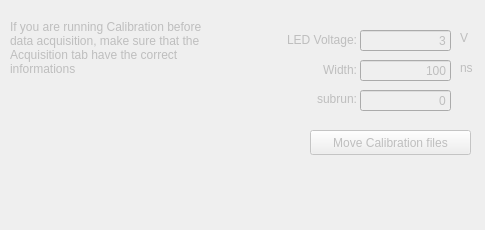
    <widget class="QWidget" name="tab_2">
     <property name="enabled">
      <bool>false</bool>
     </property>
     <property name="acceptDrops">
      <bool>false</bool>
     </property>
     <attribute name="title">
      <string>Calibration</string>
     </attribute>
     <widget class="QLineEdit" name="led_width">
      <property name="geometry">
       <rect>
        <x>360</x>
        <y>60</y>
        <width>91</width>
        <height>21</height>
       </rect>
      </property>
      <property name="text">
       <string>100</string>
      </property>
      <property name="alignment">
       <set>Qt::AlignRight|Qt::AlignTrailing|Qt::AlignVCenter</set>
      </property>
     </widget>
     <widget class="QLabel" name="LED_voltage">
      <property name="geometry">
       <rect>
        <x>256</x>
        <y>30</y>
        <width>101</width>
        <height>20</height>
       </rect>
      </property>
      <property name="text">
       <string>LED Voltage:</string>
      </property>
      <property name="alignment">
       <set>Qt::AlignRight|Qt::AlignTrailing|Qt::AlignVCenter</set>
      </property>
     </widget>
     <widget class="QLineEdit" name="led_voltage">
      <property name="geometry">
       <rect>
        <x>360</x>
        <y>30</y>
        <width>91</width>
        <height>21</height>
       </rect>
      </property>
      <property name="text">
       <string>3</string>
      </property>
      <property name="alignment">
       <set>Qt::AlignRight|Qt::AlignTrailing|Qt::AlignVCenter</set>
      </property>
      <property name="readOnly">
       <bool>false</bool>
      </property>
     </widget>
     <widget class="QLabel" name="width">
      <property name="geometry">
       <rect>
        <x>266</x>
        <y>60</y>
        <width>91</width>
        <height>20</height>
       </rect>
      </property>
      <property name="text">
       <string>Width:</string>
      </property>
      <property name="alignment">
       <set>Qt::AlignRight|Qt::AlignTrailing|Qt::AlignVCenter</set>
      </property>
     </widget>
     <widget class="QLabel" name="label_8">
      <property name="geometry">
       <rect>
        <x>460</x>
        <y>30</y>
        <width>16</width>
        <height>16</height>
       </rect>
      </property>
      <property name="text">
       <string>V</string>
      </property>
     </widget>
     <widget class="QLabel" name="label_9">
      <property name="geometry">
       <rect>
        <x>460</x>
        <y>60</y>
        <width>16</width>
        <height>16</height>
       </rect>
      </property>
      <property name="text">
       <string>ns</string>
      </property>
     </widget>
     <widget class="QPushButton" name="button_movefile_2">
      <property name="geometry">
       <rect>
        <x>310</x>
        <y>130</y>
        <width>161</width>
        <height>25</height>
       </rect>
      </property>
      <property name="text">
       <string>Move Calibration files</string>
      </property>
     </widget>
     <widget class="QLabel" name="Information">
      <property name="geometry">
       <rect>
        <x>10</x>
        <y>20</y>
        <width>201</width>
        <height>201</height>
       </rect>
      </property>
      <property name="autoFillBackground">
       <bool>false</bool>
      </property>
      <property name="text">
       <string>If you are running Calibration before data acquisition, make sure that the Acquisition tab have the correct informations</string>
      </property>
      <property name="textFormat">
       <enum>Qt::AutoText</enum>
      </property>
      <property name="scaledContents">
       <bool>false</bool>
      </property>
      <property name="alignment">
       <set>Qt::AlignLeading|Qt::AlignLeft|Qt::AlignTop</set>
      </property>
      <property name="wordWrap">
       <bool>true</bool>
      </property>
     </widget>
     <widget class="QLineEdit" name="subrun_2">
      <property name="geometry">
       <rect>
        <x>360</x>
        <y>90</y>
        <width>91</width>
        <height>21</height>
       </rect>
      </property>
      <property name="text">
       <string>0</string>
      </property>
      <property name="alignment">
       <set>Qt::AlignRight|Qt::AlignTrailing|Qt::AlignVCenter</set>
      </property>
     </widget>
     <widget class="QLabel" name="label_11">
      <property name="geometry">
       <rect>
        <x>290</x>
        <y>90</y>
        <width>67</width>
        <height>17</height>
       </rect>
      </property>
      <property name="text">
       <string>subrun:</string>
      </property>
      <property name="alignment">
       <set>Qt::AlignRight|Qt::AlignTrailing|Qt::AlignVCenter</set>
      </property>
     </widget>
    </widget>
